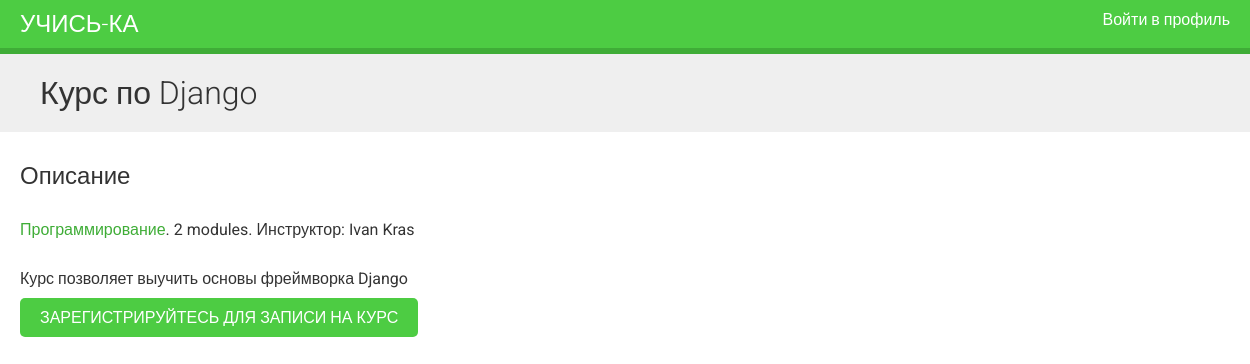
/course/djangocourse/, run on the app's committed database.
### courses/models.py (models this page shows, shortened)
class Course(models.Model):
    owner = models.ForeignKey(User,
                                                      related_name='courses_created',
                                                      on_delete=models.CASCADE)
    subject = models.ForeignKey(Subject,
                                                        related_name='courses',
                                                        on_delete=models.CASCADE)
    title = models.CharField(max_length=200)
    slug = models.SlugField(max_length=200, unique=True)
    overview = models.TextField()
    created = models.DateTimeField(auto_now_add=True)
    students = models.ManyToManyField(User,
                                                              related_name='courses_joined',
                                                              blank=True)
    class Meta:
        ordering = ['-created']

class Subject(models.Model):
    title = models.CharField(max_length=200)
    slug = models.SlugField(max_length=200, unique=True)
    class Meta:
        ordering = ['title']

### courses/views.py (the view)
class CourseDetailView(DetailView):
    model = Course
    template_name = 'courses/course/detail.html'
    def get_context_data(self, **kwargs):
        context = super(CourseDetailView,
                        self).get_context_data(**kwargs)
        context['enroll_form'] = CourseEnrollForm(
                                   initial={'course':self.object})
        return context

### courses/templates/courses/course/detail.html (shortened to what this page needs)
{% extends "base.html" %}
{% block content %}
    {% with subject=course.subject %}
        <h1>
            {{ object.title }}
        </h1>
        <div class="module">
            <h2>Описание</h2>
            <p>
                <a href="{% url "course_list_subject" subject.slug %}">
                {{ subject.title }}</a>.
                {{ course.modules.count }} modules.
                Инструктор: {{ course.owner.get_full_name }}
            </p>
            {{ object.overview|linebreaks }}
            {% if request.user.is_authenticated %}
                <form action="{% url "student_enroll_course" %}" method="post">
                    {{ enroll_form }}
                    {% csrf_token %}
                    <input type="submit" class="button" value="Записаться сейчас">
                </form>
            {% else %}
                <a href="{% url "student_registration" %}" class="button">Зарегистрируйтесь для записи на курс</a>
            {% endif %}
        </div>
    {% endwith %}
{% endblock %}

### courses/static/css/base.css (style rules this page uses)
body { margin:0; font-family:'Roboto', sans-serif; font-weight:400; color:#333; }
a { color:#3fad37; text-decoration:none; }
h1, h2, h3, h4, h5, h6 { font-family:'Roboto', sans-serif; font-weight:300; }
h1 { background:#efefef; width:100%; overflow:auto; padding:20px 0 20px 40px; margin:0; }
.module { padding:10px 20px; float:left; width:600px; }
.module p { margin:10px 0 20px; width:100%; float:left; }
input[type=submit], a.button { border-radius:5px; background:#4dcc43; color:#fff; font-size:16px; text-transform:uppercase; border:none; padding:10px 20px; margin:20px 0; }

### data on the page
Course: title "Курс по Django", modules.count "2", owner.get_full_name "Ivan Kras", overview "Курс позволяет выучить основы фреймворка Django"
Subject: title "Программирование"
